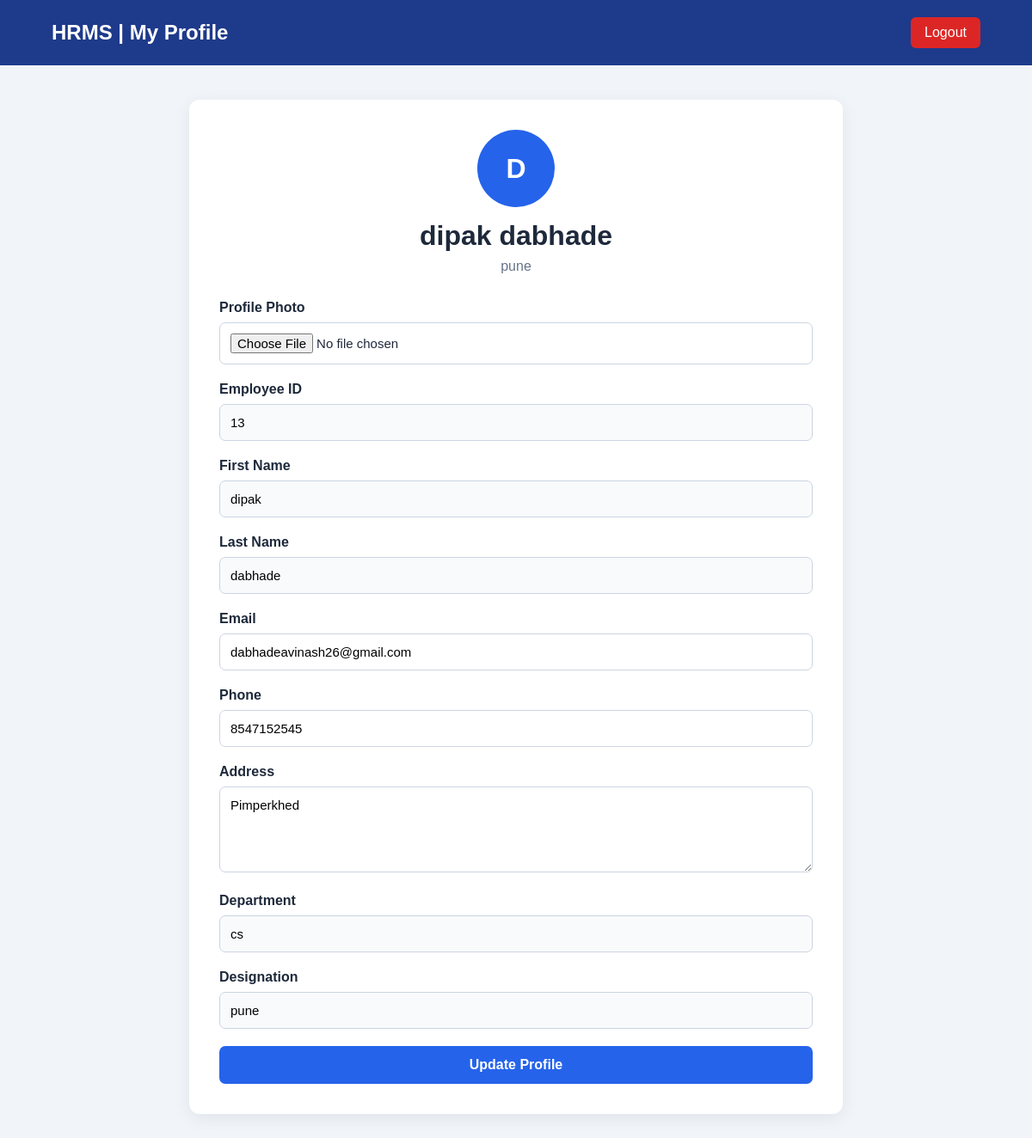
Screenshot of /profile/ (signed in) with the database file from the repository.
### employees/models.py (models this page shows, shortened)
class Employee(models.Model):
    EMPLOYMENT_STATUS = (
        ('ACTIVE', 'Active'),
        ('INACTIVE', 'Inactive'),
        ('ON_LEAVE', 'On Leave'),
        ('RESIGNED', 'Resigned'),
    )
    GENDER_CHOICES = (
        ('MALE', 'Male'),
        ('FEMALE', 'Female'),
        ('OTHER', 'Other'),
    )
    user = models.OneToOneField(
        User,
        on_delete=models.CASCADE,
        related_name='employee'
    )
    employee_id = models.CharField(
        max_length=20,
        unique=True
    )
    first_name = models.CharField(
        max_length=100
    )
    last_name = models.CharField(
        max_length=100
    )
    email = models.EmailField()
    phone = models.CharField(
        max_length=15
    )
    profile_photo = models.ImageField(
        upload_to='employees/',
        blank=True,
        null=True
    )
    department = models.ForeignKey(
        Department,
        on_delete=models.SET_NULL,
        null=True,
        related_name='employees'
    )
    designation = models.CharField(
        max_length=100
    )
    joining_date = models.DateField()
    date_of_birth = models.DateField(
        blank=True,
        null=True
    )
    gender = models.CharField(
        max_length=10,
        choices=GENDER_CHOICES
    )
    salary = models.DecimalField(
        max_digits=12,
        decimal_places=2
    )
    address = models.TextField(
        blank=True
    )
    employment_status = models.CharField(
        max_length=20,
        choices=EMPLOYMENT_STATUS,
        default='ACTIVE'
    )
    created_at = models.DateTimeField(
        auto_now_add=True
    )
    updated_at = models.DateTimeField(
        auto_now=True
    )

### departments/models.py (models this page shows)
class Department(models.Model):
    name = models.CharField(max_length=100, unique=True)
    description = models.TextField(blank=True)
    created_at = models.DateTimeField(auto_now_add=True)
    is_active = models.BooleanField(default=True)
    def __str__(self):
        return self.name

### employees/views.py (the view, shortened to what this page needs)
# urls.py: path('profile/', views.employee_profile, name='employee_profile'),
@login_required
def employee_profile(request):
    if not hasattr(request.user, 'profile'):
        raise PermissionDenied
    employee = Employee.objects.filter(
        user=request.user
    ).first()
    if not employee:
        raise PermissionDenied
    return render(
        request,
        'employees/employee_profile.html',
        {
            'employee': employee
        }
    )

### notifications/context_processors.py (called while the page is built)
def notification_count(request):
    if request.user.is_authenticated:
        unread_count = Notification.objects.filter(
            user=request.user,
            is_read=False
        ).count()
        return {
            'unread_notifications_count': unread_count
        }
    return {
        'unread_notifications_count': 0
    }

### templates/employees/employee_profile.html (shortened to what this page needs)
{% load static %}
<!DOCTYPE html>
<html lang="en">
<head>
</head>
<body>
    <nav class="navbar">
        <h2>HRMS | My Profile</h2>
        <a href="{% url 'logout' %}">
            Logout
        </a>
    </nav>
    <div class="container">
        <div class="profile-card">
            <div class="profile-header">
                {% if employee.profile_photo %}
                    <img
                        src="{{ employee.profile_photo.url }}"
                        class="photo"
                        alt="Profile Photo"
                    >
                {% else %}
                    <div class="avatar">
                        {{ employee.first_name|first|upper }}
                    </div>
                {% endif %}
                <h1>
                    {{ employee.first_name }}
                    {{ employee.last_name }}
                </h1>
                <p>
                    {{ employee.designation }}
                </p>
            </div>
            <form method="POST" enctype="multipart/form-data">
                <div class="form-group">
                    <label>Profile Photo</label>
                    <input
                    type="file"
                    name="profile_photo"
                    accept="image/*">
                </div>
                <div class="form-group">
                    <label>Employee ID</label>
                    <input
                        type="text"
                        value="{{ employee.employee_id }}"
                        class="readonly"
                        readonly
                    >
                </div>
                <div class="form-group">
                    <label>First Name</label>
                    <input
                        type="text"
                        value="{{ employee.first_name }}"
                        class="readonly"
                        readonly
                    >
                </div>
                <div class="form-group">
                    <label>Last Name</label>
                    <input
                        type="text"
                        value="{{ employee.last_name }}"
                        class="readonly"
                        readonly
                    >
                </div>
                <div class="form-group">
                    <label>Email</label>
                    <input
                        type="email"
                        name="email"
                        value="{{ employee.email }}"
                        required
                    >
                </div>
                <div class="form-group">
                    <label>Phone</label>
                    <input
                        type="text"
                        name="phone"
                        value="{{ employee.phone }}"
                        required
                    >
                </div>
                <div class="form-group">
                    <label>Address</label>
                    <textarea name="address">{{ employee.address }}</textarea>
                </div>
                <div class="form-group">
                    <label>Department</label>
                    <input
                        type="text"
                        value="{{ employee.department }}"
                        class="readonly"
                        readonly
                    >
                </div>
                <div class="form-group">
                    <label>Designation</label>
                    <input
                        type="text"
                        value="{{ employee.designation }}"
                        class="readonly"
                        readonly
                    >
                </div>
                <button type="submit" class="btn">
                    Update Profile
                </button>
            </form>
        </div>
    </div>
</body>
</html>

### templates/employees/employee_profile.html (style rules this page uses)
* { margin: 0; padding: 0; box-sizing: border-box; font-family: Arial, sans-serif; }
body { background: #f1f5f9; color: #1e293b; }
.navbar { background: #1e3a8a; color: white; padding: 20px 5%; display: flex; justify-content: space-between; align-items: center; }
.navbar h2 { font-size: 24px; }
.navbar a { color: white; text-decoration: none; background: #dc2626; padding: 9px 16px; border-radius: 6px; }
.container { max-width: 800px; margin: 40px auto; padding: 0 20px; }
.profile-card { background: white; padding: 35px; border-radius: 12px; box-shadow: 0 5px 20px #00000012; }
.profile-header { text-align: center; margin-bottom: 30px; }
.profile-header h1 { margin-bottom: 8px; }
.profile-header p { color: #64748b; }
.avatar { width: 90px; height: 90px; border-radius: 50%; background: #2563eb; color: white; display: flex; align-items: center; justify-content: center; font-size: 32px; font-weight: bold; margin: 0 auto 15px; }
.form-group { margin-bottom: 20px; }
label { display: block; font-weight: bold; margin-bottom: 8px; }
input, textarea { width: 100%; padding: 12px; border: 1px solid #cbd5e1; border-radius: 7px; font-size: 15px; outline: none; }
textarea { min-height: 100px; resize: vertical; }
.readonly { background: #f8fafc; }
.btn { width: 100%; padding: 13px; border: none; border-radius: 7px; background: #2563eb; color: white; font-size: 16px; font-weight: bold; cursor: pointer; }

### rows the page displays
Employee: first_name|first "D", first_name "dipak", last_name "dabhade", designation "pune", employee_id "13", email "dabhadeavinash26@gmail.com", phone "8547152545", address "Pimperkhed", department "cs"
